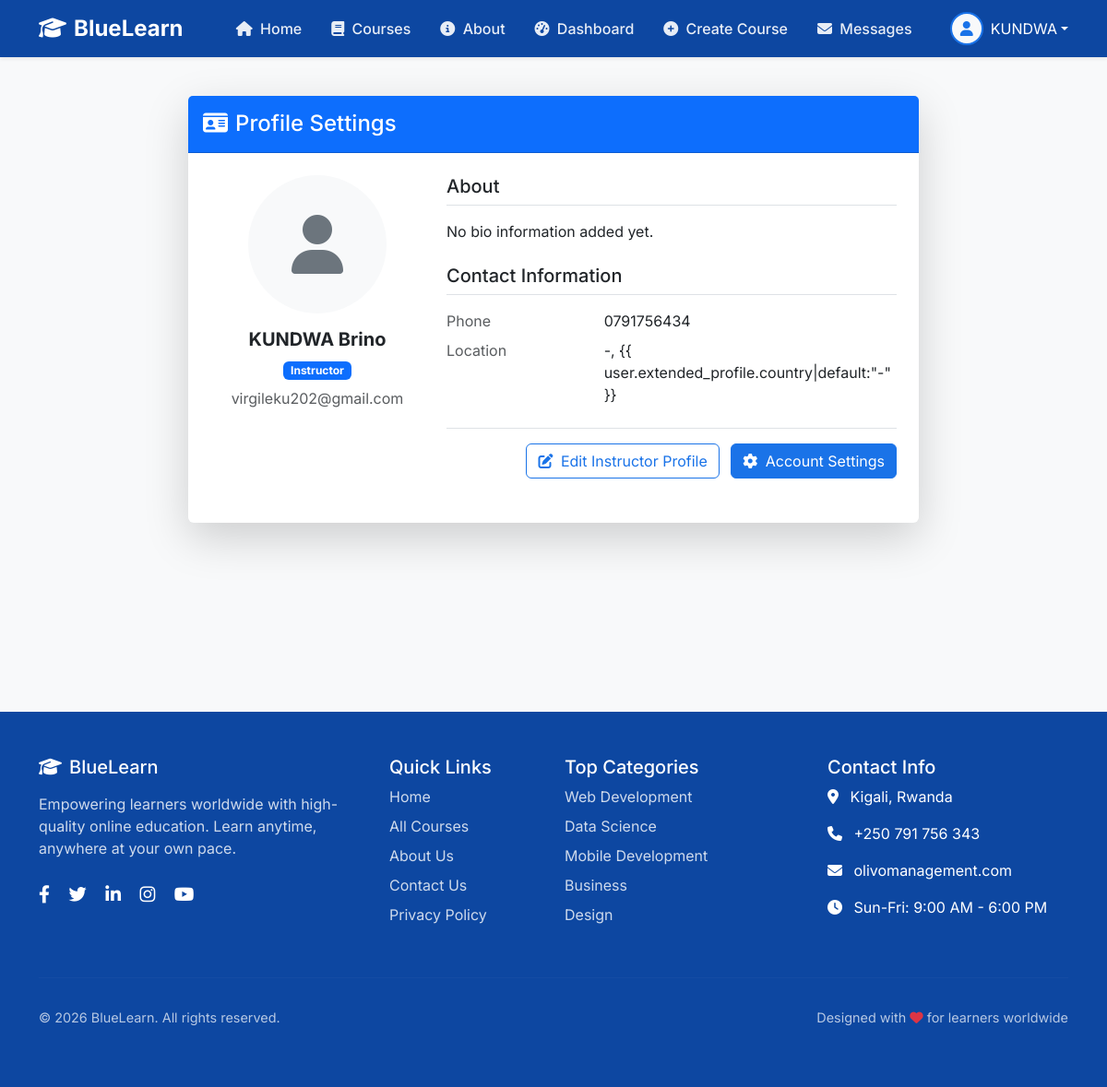
Screenshot of /accounts/profile/ (signed in) with the database file from the repository.
### accounts/models.py (models this page shows, shortened)
class User(AbstractUser):
    USER_TYPE_CHOICES = (
        ('learner', 'Learner'),
        ('instructor', 'Instructor'),
        ('admin', 'Admin'),
    )
    user_type = models.CharField(max_length=20, choices=USER_TYPE_CHOICES)
    email = models.EmailField(unique=True)
    @property
    def is_learner(self):
        return self.user_type == 'learner'
    @property
    def is_instructor(self):
        return self.user_type == 'instructor'

class AccountProfile(models.Model):
    user = models.OneToOneField(User, on_delete=models.CASCADE, related_name='extended_profile')
    bio = models.TextField(blank=True, max_length=50)
    profile_picture = models.ImageField(upload_to='profile_pictures/', null=True, blank=True)
    address = models.TextField(blank=True)
    city = models.CharField(max_length=100, blank=True)
    country = models.CharField(max_length=100, blank=True)
    created_at = models.DateTimeField(auto_now_add=True)
    updated_at = models.DateTimeField(auto_now=True)
    class Meta:
        verbose_name = "Account Profile"
        verbose_name_plural = "Account Profiles"

class Instructor(models.Model):
    user = models.OneToOneField(User, on_delete=models.CASCADE, related_name='instructor_profile')
    partner = models.ForeignKey(
        'partern.TenantPartner',
        on_delete=models.SET_NULL,
        related_name='instructors',
        null=True,
        blank=True,
        help_text="Partner organization this instructor belongs to"
    )
    phone_number = models.CharField(max_length=15, blank=True)
    bio = models.TextField(blank=True)
    profile_picture = models.ImageField(upload_to='instructor_pictures/', null=True, blank=True)
    specialization = models.CharField(max_length=200, blank=True, help_text="Area of expertise")
    is_approved = models.BooleanField(default=False, help_text="Approved by partner admin")
    created_at = models.DateTimeField(auto_now_add=True)
    updated_at = models.DateTimeField(auto_now=True)
    class Meta:
        verbose_name = "Instructor"
        verbose_name_plural = "Instructors"
        ordering = ['-created_at']

### accounts/views.py (the view)
# urls.py: path('profile/', profile, name='profile'),
def profile(request):
    if not request.user.is_authenticated:
        return redirect('accounts:login')
    if request.method == 'POST':
        form = AccountProfileForm(request.POST, request.FILES, instance=request.user)
        if form.is_valid():
            form.save()
            messages.success(request, "Profile updated successfully.")
            return redirect('accounts:profile')
    else:
        form = AccountProfileForm(instance=request.user)
    return render(request, 'accounts/profile.html', {'form': form})

### superadmin_dashboard/context_processors.py (called while the page is built)
def global_context_data(request):
    if request.user.is_authenticated:
        unread_messages_count = DirectMessage.objects.filter(recipient=request.user, is_read=False).count()
        context = {
            'unread_messages_count': unread_messages_count,
        }
        if request.user.is_superuser:
            unread_notifications = Notification.objects.filter(user=request.user, is_read=False)
            context['unread_notifications_count'] = unread_notifications.count()
            context['recent_notifications'] = Notification.objects.filter(user=request.user).order_by('-created_at')[:5]
        return context
    return {
        'unread_notifications_count': 0,
        'recent_notifications': [],
        'unread_messages_count': 0
    }

### accounts/templates/accounts/profile.html (shortened to what this page needs)
{% extends 'courses/base.html' %}
{% block content %}
<div class="row justify-content-center mt-5">
    <div class="col-md-8">
        <div class="card shadow-lg border-0 rounded-lg">
            <div class="card-header bg-primary text-white py-3">
                <h4 class="mb-0"><i class="fas fa-id-card me-2"></i>Profile Settings</h4>
            </div>
            <div class="card-body p-4">
                <div class="row mb-4">
                    <div class="col-md-4 text-center">
                        {% if user.profile_picture %}
                        <img src="{{ user.profile_picture.url }}" class="img-fluid rounded-circle mb-3"
                            style="width: 150px; height: 150px; object-fit: cover;">
                        {% else %}
                        <div class="bg-light rounded-circle mx-auto d-flex align-items-center justify-content-center mb-3"
                            style="width: 150px; height: 150px;">
                            <i class="fas fa-user fa-4x text-secondary"></i>
                        </div>
                        {% endif %}
                        <h5 class="fw-bold">{{ user.get_full_name|default:user.username }}</h5>
                        <div class="badge bg-primary mb-2 text-capitalize">{{ user.user_type }}</div>
                        <p class="text-muted">{{ user.email }}</p>
                    </div>
                    <div class="col-md-8">
                        <h5 class="border-bottom pb-2 mb-3">About</h5>
                        <p>{{ user.extended_profile.bio|default:"No bio information added yet." }}</p>
                        <h5 class="border-bottom pb-2 mb-3 mt-4">Contact Information</h5>
                        <div class="row">
                            <div class="col-sm-4 text-muted">Phone</div>
                            <div class="col-sm-8">
                                {% if user.is_learner %}
                                {{ user.learner_profile.phone_number|default:"Not provided" }}
                                {% elif user.is_instructor %}
                                {{ user.instructor_profile.phone_number|default:"Not provided" }}
                                {% else %}
                                Not provided
                                {% endif %}
                            </div>
                        </div>
                        <div class="row mt-2">
                            <div class="col-sm-4 text-muted">Location</div>
                            <div class="col-sm-8">{{ user.extended_profile.city|default:"-" }}, {{
                                user.extended_profile.country|default:"-" }}</div>
                        </div>
                        <div class="mt-4 pt-3 border-top text-end">
                            {% if user.is_learner %}
                            <a href="{% url 'accounts:edit_profile' %}" class="btn btn-outline-primary">
                                <i class="fas fa-edit me-1"></i> Edit Learner Profile
                            </a>
                            {% elif user.is_instructor %}
                            <a href="{% url 'accounts:edit_profile_instructor' %}" class="btn btn-outline-primary">
                                <i class="fas fa-edit me-1"></i> Edit Instructor Profile
                            </a>
                            {% endif %}
                            <button class="btn btn-primary ms-2" type="button" data-bs-toggle="collapse"
                                data-bs-target="#accountSettings">
                                <i class="fas fa-cog me-1"></i> Account Settings
                            </button>
                        </div>
                    </div>
                </div>
            </div>
        </div>
    </div>
</div>
{% endblock %}

### courses/templates/courses/base.html (shortened to what this page needs)
<!DOCTYPE html>
<html lang="en">
<head>
    <link href="https://cdn.jsdelivr.net/npm/bootstrap@5.3.0/dist/css/bootstrap.min.css" rel="stylesheet">
    <link rel="stylesheet" href="https://cdnjs.cloudflare.com/ajax/libs/font-awesome/6.4.0/css/all.min.css">
</head>
<body>
    <nav class="navbar navbar-expand-lg navbar-dark fixed-top shadow-sm" style="background-color: var(--dark-blue);">
        <div class="container">
            <a class="navbar-brand" href="{% url 'home' %}">
                <i class="fas fa-graduation-cap me-2"></i>Blue<span>Learn</span>
            </a>
            <div class="collapse navbar-collapse" id="navbarNav">
                <ul class="navbar-nav mx-auto">
                    <li class="nav-item">
                        <a class="nav-link {% if request.resolver_match.url_name == 'home' %}active{% endif %}"
                            href="{% url 'home' %}">
                            <i class="fas fa-home me-1"></i> Home
                        </a>
                    </li>
                    <li class="nav-item">
                        <a class="nav-link {% if 'course' in request.resolver_match.url_name %}active{% endif %}"
                            href="{% url 'course_list' %}">
                            <i class="fas fa-book me-1"></i> Courses
                        </a>
                    </li>
                    <li class="nav-item">
                        <a class="nav-link text-white" href="{% url 'accounts:about' %}">
                            <i class="fas fa-info-circle me-1"></i> About
                        </a>
                    </li>
                    {% if user.is_authenticated %}
                    {% if user.is_instructor or user.is_admin_user %}
                    <li class="nav-item">
                        <a class="nav-link {% if 'dashboard' in request.path %}active{% endif %}"
                            href="{% url 'instructor_dashboard' %}">
                            <i class="fas fa-tachometer-alt me-1"></i> Dashboard
                        </a>
                    </li>
                    <li class="nav-item">
                        <a class="nav-link {% if 'create' in request.path %}active{% endif %}"
                            href="{% url 'create_course' %}">
                            <i class="fas fa-plus-circle me-1"></i> Create Course
                        </a>
                    </li>
                    <li class="nav-item">
                        <a class="nav-link {% if 'messages' in request.path %}active{% endif %}"
                            href="{% url 'instructor_messages' %}">
                            <i class="fas fa-envelope me-1"></i> Messages
                        </a>
                    </li>
                    {% endif %}
                    {% endif %}
                </ul>
                <div class="d-flex align-items-center">
                    {% if user.is_authenticated %}
                    <div class="dropdown profile-dropdown">
                        <a href="#" class="d-flex align-items-center text-decoration-none dropdown-toggle text-white"
                            data-bs-toggle="dropdown">
                            {% if user.profile_picture %}
                            <img src="{{ user.profile_picture.url }}" alt="Profile"
                                class="profile-img me-2 border-white">
                            {% else %}
                            <div
                                class="profile-img bg-light text-primary d-flex align-items-center justify-content-center me-2">
                                <i class="fas fa-user"></i>
                            </div>
                            {% endif %}
                            <span class="d-none d-md-inline">{{ user.first_name|default:user.username }}</span>
                        </a>
                    </div>
                    {% endif %}
                </div>
            </div>
        </div>
    </nav>
    <div class="main-content">
        {% block content %}{% endblock %}
    </div>
    <footer class="py-5 mt-5">
        <div class="container">
            <div class="row">
                <div class="col-lg-4 col-md-6 mb-4">
                    <h5 class="mb-3">
                        <i class="fas fa-graduation-cap me-2"></i>BlueLearn
                    </h5>
                    <p class="mb-4" style="color: rgba(255, 255, 255, 0.8);">
                        Empowering learners worldwide with high-quality online education.
                        Learn anytime, anywhere at your own pace.
                    </p>
                    <div class="social-icons">
                        <a href="#" class="me-3"><i class="fab fa-facebook-f"></i></a>
                        <a href="#" class="me-3"><i class="fab fa-twitter"></i></a>
                        <a href="#" class="me-3"><i class="fab fa-linkedin-in"></i></a>
                        <a href="#" class="me-3"><i class="fab fa-instagram"></i></a>
                        <a href="#"><i class="fab fa-youtube"></i></a>
                    </div>
                </div>
                <div class="col-lg-2 col-md-6 mb-4">
                    <h5>Quick Links</h5>
                    <ul class="footer-links">
                        <li><a href="{% url 'home' %}">Home</a></li>
                        <li><a href="{% url 'course_list' %}">All Courses</a></li>
                        <li><a href="{% url 'accounts:about' %}">About Us</a></li>
                        <li><a href="#">Contact Us</a></li>
                        <li><a href="#">Privacy Policy</a></li>
                    </ul>
                </div>
                <div class="col-lg-3 col-md-6 mb-4">
                    <h5>Top Categories</h5>
                    <ul class="footer-links">
                        <li><a href="#">Web Development</a></li>
                        <li><a href="#">Data Science</a></li>
                        <li><a href="#">Mobile Development</a></li>
                        <li><a href="#">Business</a></li>
                        <li><a href="#">Design</a></li>
                    </ul>
                </div>
                <div class="col-lg-3 col-md-6 mb-4">
                    <h5>Contact Info</h5>
                    <ul class="footer-links">
                        <li class="mb-3">
                            <i class="fas fa-map-marker-alt me-2"></i>
                            Kigali, Rwanda
                        </li>
                        <li class="mb-3">
                            <i class="fas fa-phone me-2"></i>
                            +250 791 756 343
                        </li>
                        <li class="mb-3">
                            <i class="fas fa-envelope me-2"></i>
                            olivomanagement.com
                        </li>
                        <li>
                            <i class="fas fa-clock me-2"></i>
                            Sun-Fri: 9:00 AM - 6:00 PM
                        </li>
                    </ul>
                </div>
            </div>
            <hr style="border-color: rgba(255, 255, 255, 0.1);">
            <div class="row pt-3">
                <div class="col-md-6 text-center text-md-start">
                    <p class="copyright">
                        &copy; {% now "Y" %} BlueLearn. All rights reserved.
                    </p>
                </div>
                <div class="col-md-6 text-center text-md-end">
                    <p class="copyright">
                        Designed with <i class="fas fa-heart text-danger"></i> for learners worldwide
                    </p>
                </div>
            </div>
        </div>
    </footer>
</body>
</html>

### courses/templates/courses/base.html (style rules this page uses)
:root { --primary-blue: #1a73e8; --dark-blue: #0d47a1; --light-blue: #e8f0fe; --primary-light: #f8f9fa; --text-dark: #202124; --text-light: #5f6368; --border-color: #dadce0; }
body { font-family: 'Inter', sans-serif; color: var(--text-dark); background-color: #f8f9fa; padding-top: 56px; }
.navbar-brand { font-weight: 700; color: #fff !important; font-size: 1.5rem; }
.navbar-brand span { color: #fff !important; }
.nav-link { font-weight: 500; color: rgba(255, 255, 255, 0.9) !important; margin: 0 8px; }
.profile-dropdown { margin-left: auto; }
.profile-img { width: 36px; height: 36px; border-radius: 50%; object-fit: cover; border: 2px solid var(--primary-blue); }
footer { background-color: var(--dark-blue); color: white; margin-top: auto; }
.footer-links { list-style: none; padding-left: 0; }
.footer-links li { margin-bottom: 0.5rem; }
.footer-links a { color: rgba(255, 255, 255, 0.8); text-decoration: none; transition: color 0.3s; }
.social-icons a { color: white; font-size: 1.2rem; margin-right: 15px; transition: color 0.3s; }
.copyright { color: rgba(255, 255, 255, 0.7); font-size: 0.9rem; }
.text-primary { color: var(--primary-blue) !important; }
.btn-primary { background-color: var(--primary-blue); border-color: var(--primary-blue); }
.btn-outline-primary { color: var(--primary-blue); border-color: var(--primary-blue); }
.main-content { min-height: calc(100vh - 180px); }

### rows the page displays
User: first_name "KUNDWA", get_full_name "KUNDWA Brino", user_type "Instructor", email "virgileku202@gmail.com", extended_profile.bio "No bio information added yet.", instructor_profile.phone_number "0791756434", extended_profile.city "-"
